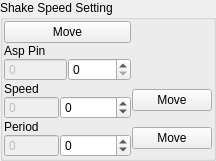
    <widget class="QGroupBox" name="groupBox_6">
     <property name="title">
      <string>Shake Speed Setting</string>
     </property>
     <layout class="QGridLayout" name="gridLayout_10">
      <property name="leftMargin">
       <number>1</number>
      </property>
      <property name="topMargin">
       <number>1</number>
      </property>
      <property name="rightMargin">
       <number>1</number>
      </property>
      <property name="bottomMargin">
       <number>1</number>
      </property>
      <property name="spacing">
       <number>1</number>
      </property>
      <item row="2" column="0">
       <layout class="QHBoxLayout" name="horizontalLayout_17">
        <item>
         <layout class="QVBoxLayout" name="verticalLayout_32">
          <property name="spacing">
           <number>0</number>
          </property>
          <item>
           <widget class="QLabel" name="label_32">
            <property name="sizePolicy">
             <sizepolicy hsizetype="Minimum" vsizetype="Minimum">
              <horstretch>0</horstretch>
              <verstretch>0</verstretch>
             </sizepolicy>
            </property>
            <property name="text">
             <string>Speed</string>
            </property>
           </widget>
          </item>
          <item>
           <widget class="QSpinBox" name="spinShakeSpeedCurrent">
            <property name="enabled">
             <bool>false</bool>
            </property>
            <property name="buttonSymbols">
             <enum>QAbstractSpinBox::NoButtons</enum>
            </property>
            <property name="accelerated">
             <bool>true</bool>
            </property>
            <property name="minimum">
             <number>-2147483647</number>
            </property>
            <property name="maximum">
             <number>2147483647</number>
            </property>
           </widget>
          </item>
         </layout>
        </item>
        <item>
         <layout class="QVBoxLayout" name="verticalLayout_33">
          <property name="spacing">
           <number>0</number>
          </property>
          <item>
           <widget class="QLabel" name="label_33">
            <property name="sizePolicy">
             <sizepolicy hsizetype="Minimum" vsizetype="Minimum">
              <horstretch>0</horstretch>
              <verstretch>0</verstretch>
             </sizepolicy>
            </property>
            <property name="text">
             <string/>
            </property>
           </widget>
          </item>
          <item>
           <widget class="QSpinBox" name="spinShakeSpeedValue">
            <property name="buttonSymbols">
             <enum>QAbstractSpinBox::UpDownArrows</enum>
            </property>
            <property name="accelerated">
             <bool>true</bool>
            </property>
            <property name="minimum">
             <number>-2147483647</number>
            </property>
            <property name="maximum">
             <number>2147483647</number>
            </property>
           </widget>
          </item>
         </layout>
        </item>
       </layout>
      </item>
      <item row="2" column="1">
       <widget class="QPushButton" name="btnShakeSpeedMove">
        <property name="text">
         <string>Move</string>
        </property>
       </widget>
      </item>
      <item row="3" column="1">
       <widget class="QPushButton" name="btnShakePeriodMove">
        <property name="text">
         <string>Move</string>
        </property>
       </widget>
      </item>
      <item row="3" column="0">
       <layout class="QHBoxLayout" name="horizontalLayout_23">
        <item>
         <layout class="QVBoxLayout" name="verticalLayout_44">
          <property name="spacing">
           <number>0</number>
          </property>
          <item>
           <widget class="QLabel" name="label_44">
            <property name="sizePolicy">
             <sizepolicy hsizetype="Minimum" vsizetype="Minimum">
              <horstretch>0</horstretch>
              <verstretch>0</verstretch>
             </sizepolicy>
            </property>
            <property name="text">
             <string>Period</string>
            </property>
           </widget>
          </item>
          <item>
           <widget class="QSpinBox" name="spinShakePeriodCurrent">
            <property name="enabled">
             <bool>false</bool>
            </property>
            <property name="buttonSymbols">
             <enum>QAbstractSpinBox::NoButtons</enum>
            </property>
            <property name="accelerated">
             <bool>true</bool>
            </property>
            <property name="minimum">
             <number>-2147483647</number>
            </property>
            <property name="maximum">
             <number>2147483647</number>
            </property>
           </widget>
          </item>
         </layout>
        </item>
        <item>
         <layout class="QVBoxLayout" name="verticalLayout_45">
          <property name="spacing">
           <number>0</number>
          </property>
          <item>
           <widget class="QLabel" name="label_45">
            <property name="sizePolicy">
             <sizepolicy hsizetype="Minimum" vsizetype="Minimum">
              <horstretch>0</horstretch>
              <verstretch>0</verstretch>
             </sizepolicy>
            </property>
            <property name="text">
             <string/>
            </property>
           </widget>
          </item>
          <item>
           <widget class="QSpinBox" name="spinShakePeriodValue">
            <property name="buttonSymbols">
             <enum>QAbstractSpinBox::UpDownArrows</enum>
            </property>
            <property name="accelerated">
             <bool>true</bool>
            </property>
            <property name="minimum">
             <number>-2147483647</number>
            </property>
            <property name="maximum">
             <number>2147483647</number>
            </property>
           </widget>
          </item>
         </layout>
        </item>
       </layout>
      </item>
      <item row="1" column="0">
       <layout class="QHBoxLayout" name="horizontalLayout_26">
        <item>
         <layout class="QVBoxLayout" name="verticalLayout_50">
          <property name="spacing">
           <number>0</number>
          </property>
          <item>
           <widget class="QLabel" name="label_50">
            <property name="sizePolicy">
             <sizepolicy hsizetype="Minimum" vsizetype="Minimum">
              <horstretch>0</horstretch>
              <verstretch>0</verstretch>
             </sizepolicy>
            </property>
            <property name="text">
             <string>Asp Pin</string>
            </property>
           </widget>
          </item>
          <item>
           <widget class="QSpinBox" name="spinASPPinCurrent">
            <property name="enabled">
             <bool>false</bool>
            </property>
            <property name="buttonSymbols">
             <enum>QAbstractSpinBox::NoButtons</enum>
            </property>
            <property name="accelerated">
             <bool>true</bool>
            </property>
            <property name="minimum">
             <number>0</number>
            </property>
            <property name="maximum">
             <number>65535</number>
            </property>
           </widget>
          </item>
         </layout>
        </item>
        <item>
         <layout class="QVBoxLayout" name="verticalLayout_51">
          <property name="spacing">
           <number>0</number>
          </property>
          <item>
           <widget class="QLabel" name="label_51">
            <property name="sizePolicy">
             <sizepolicy hsizetype="Minimum" vsizetype="Minimum">
              <horstretch>0</horstretch>
              <verstretch>0</verstretch>
             </sizepolicy>
            </property>
            <property name="text">
             <string/>
            </property>
           </widget>
          </item>
          <item>
           <widget class="QSpinBox" name="spinASPPinValue">
            <property name="buttonSymbols">
             <enum>QAbstractSpinBox::UpDownArrows</enum>
            </property>
            <property name="accelerated">
             <bool>true</bool>
            </property>
            <property name="maximum">
             <number>20000</number>
            </property>
           </widget>
          </item>
         </layout>
        </item>
       </layout>
      </item>
      <item row="0" column="0">
       <layout class="QVBoxLayout" name="verticalLayout_18">
        <item>
         <widget class="QPushButton" name="btnASPPinMove">
          <property name="text">
           <string>Move</string>
          </property>
         </widget>
        </item>
       </layout>
      </item>
     </layout>
    </widget>
